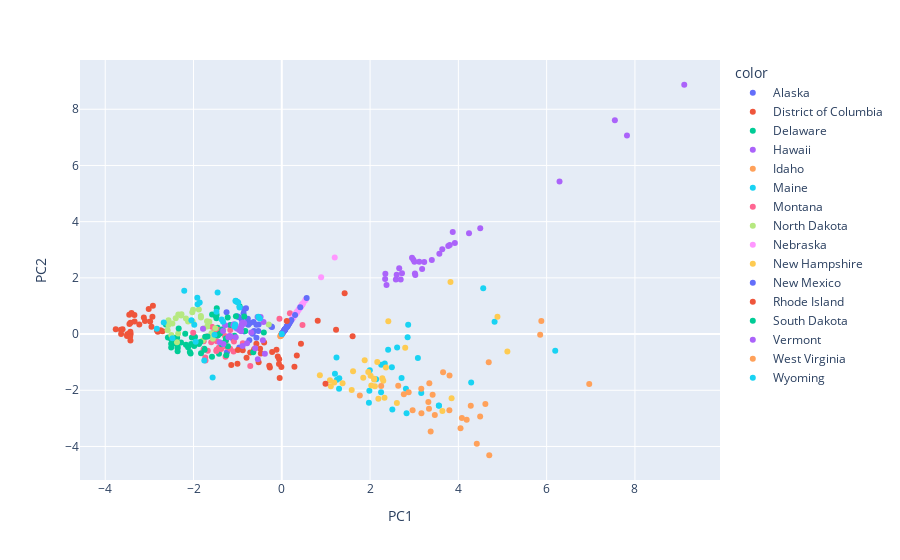

Source (notebook cell):
### Code cell
fig = px.scatter(x=X_pca[:,0], y=X_pca[:,1], color=df["sub_region_1"], labels={'x':'PC1', 'y':'PC2'})
fig.show()
